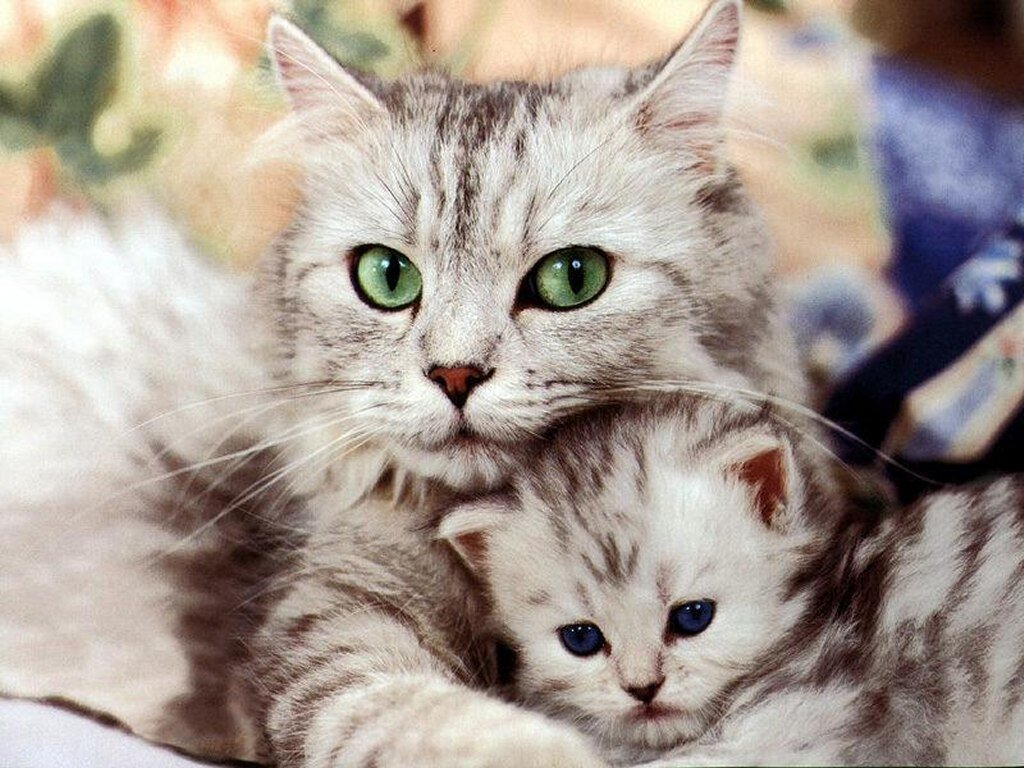
#> input picture openCV-tutorial/cat.jpg, 1024 x 768 px, found by its file name
$ python openCV-tutorial-03.py
#> lines starting #> are read from the running program, lines starting #| are printed output that depends on the picture; after the words box and inside, x2 and y2 are one past the last pixel; in counts of white or black regions, pixels touching at a corner belong together
import cv2 as cv
import numpy as np
import random


img = cv.imread('/Users/TeZ/Documents/PY/mypy/openCV-tutorial/cat.jpg')
#> img is the input picture: shape (768, 1024, 3); mean B, G, R 147.5, 156.2, 167.7

# convert to grayscale
gray = cv.cvtColor(img, cv.COLOR_BGR2GRAY)
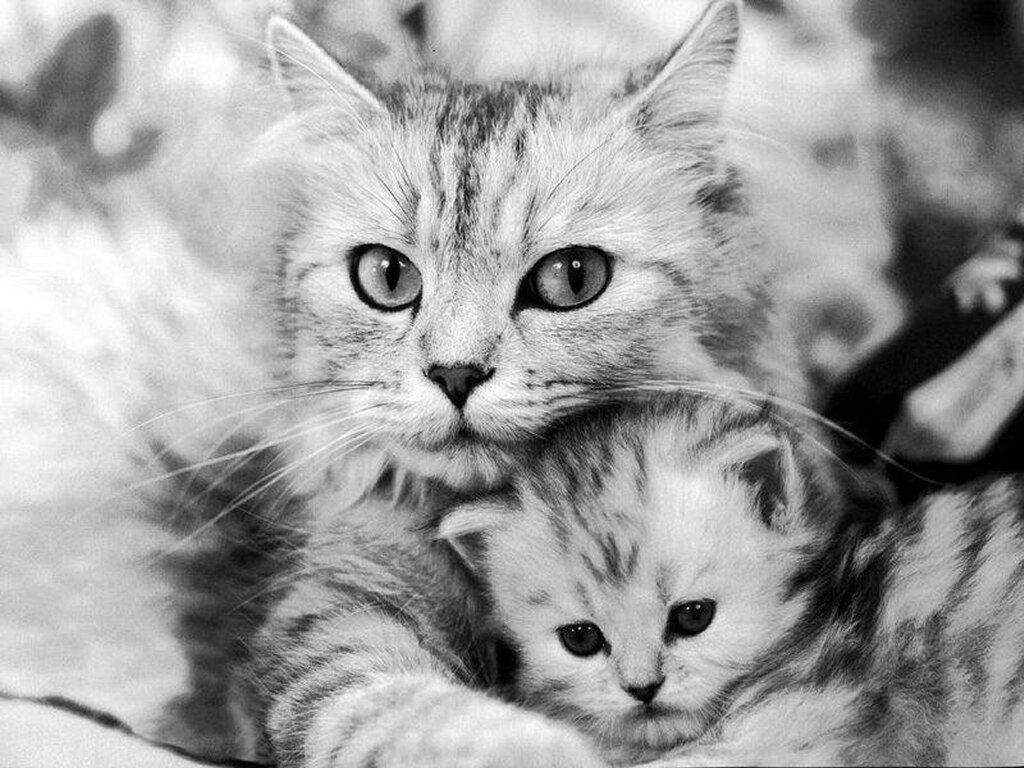
#> gray: shape (768, 1024); min 0, max 255, mean 158.7

# blur image
blur = cv.GaussianBlur(img, (7, 7), cv.BORDER_DEFAULT)

# canny edge detector / edge cascade
canny = cv.Canny(blur, 125, 175)
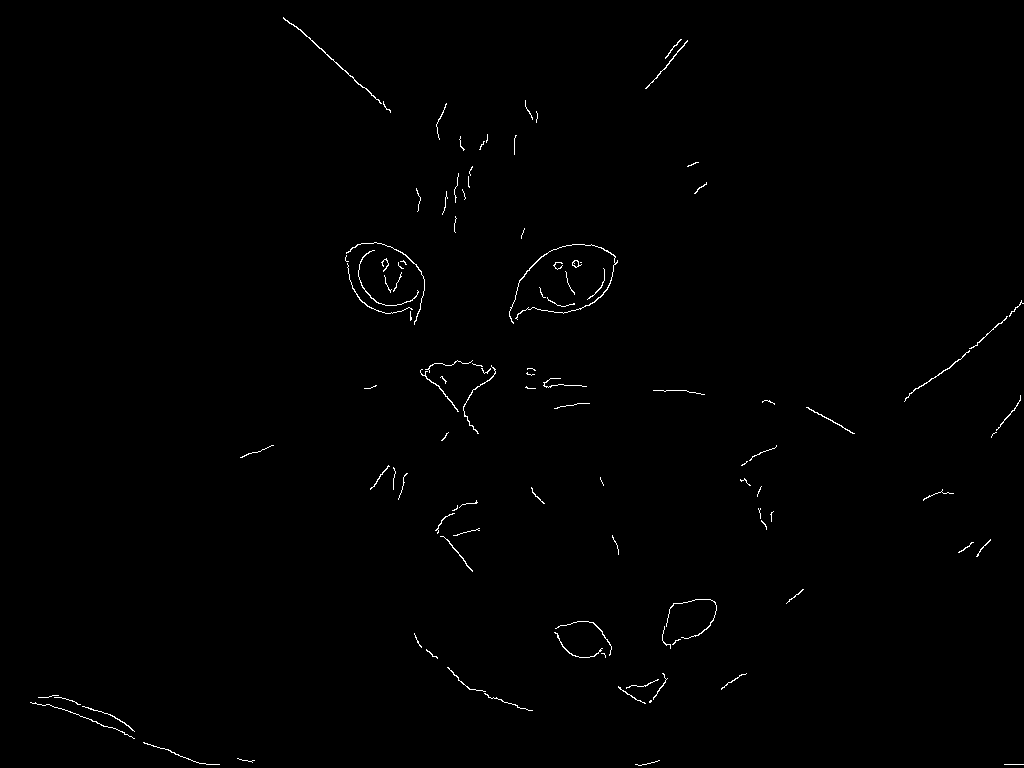
#> canny: shape (768, 1024); 0.54% white in thin lines or dots

# dilating the image
dilated = cv.dilate(canny, (7, 7), iterations=3)
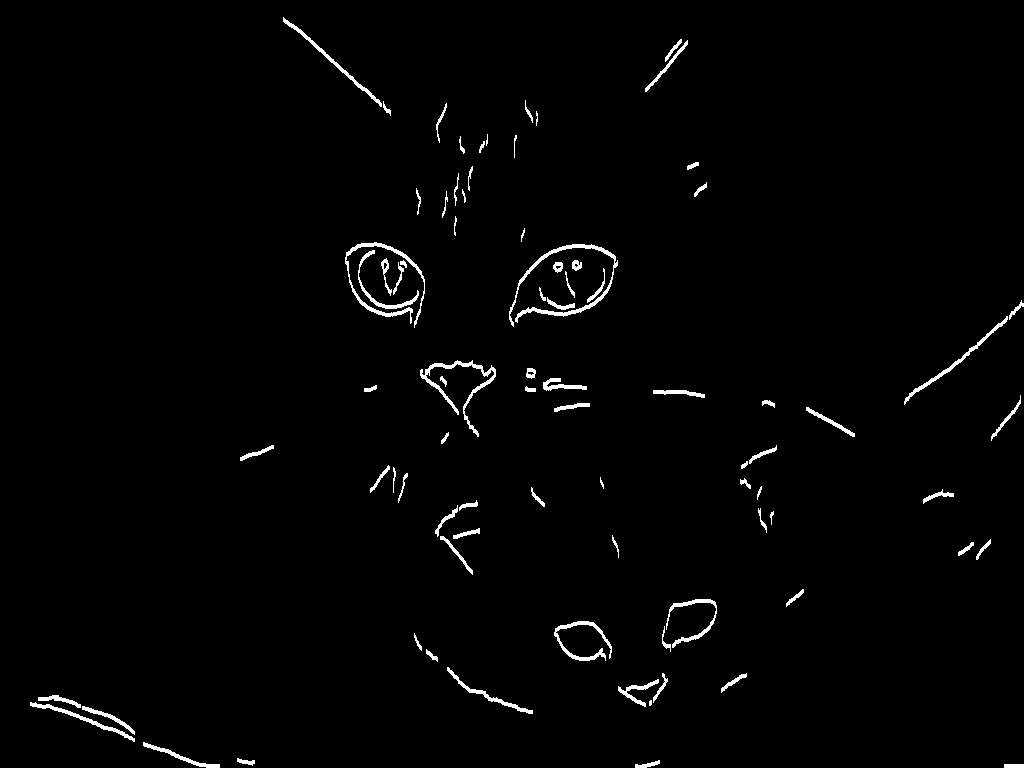
#> dilated: shape (768, 1024); 1.5% white; 84 white regions (2 under 20 px), largest, box (x1, y1, x2, y2) and area: (509, 244, 618, 327) 989, (345, 242, 425, 328) 778, (420, 360, 496, 437) 771

# eroding
eroded = cv.erode(dilated, (7, 7), iterations=3)
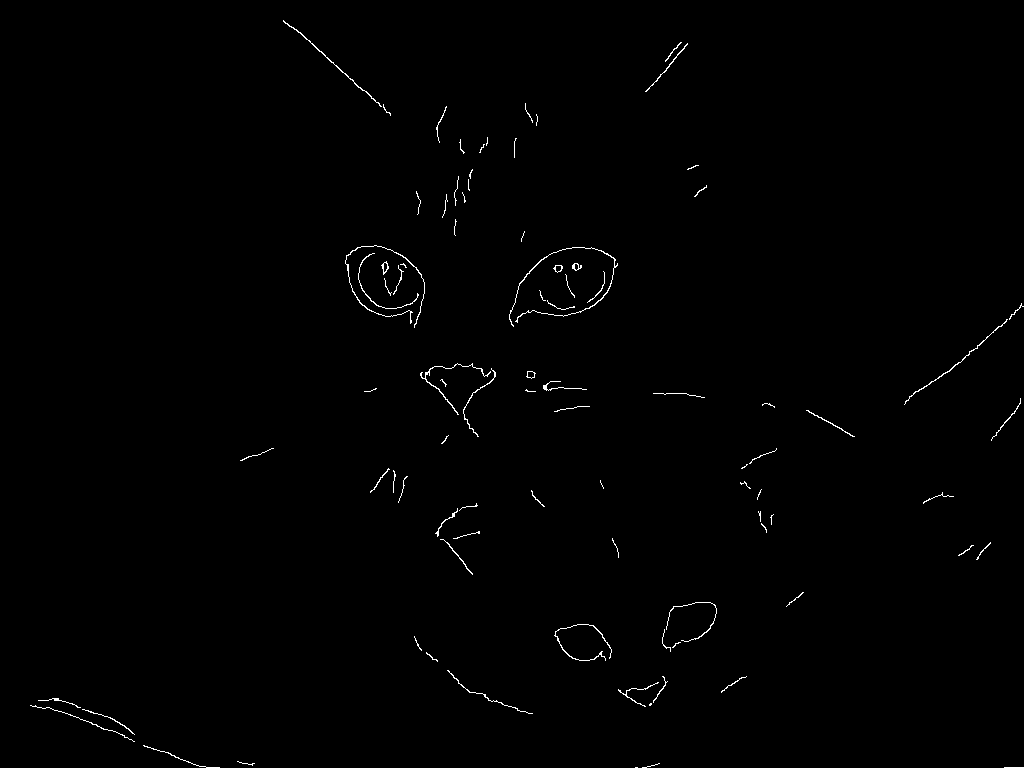
#> eroded: shape (768, 1024); 0.56% white in thin lines or dots

# resize
resized = cv.resize(gray, (200, 400))
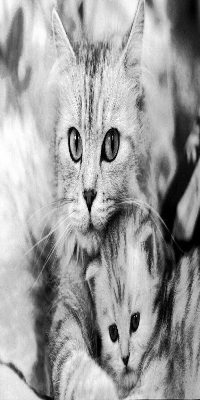
#> resized: shape (400, 200); min 0, max 255, mean 158.5

# crop
cropped = img[50:200, 200:400]
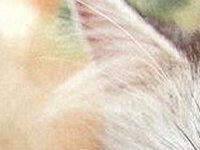
#> cropped: shape (150, 200, 3); mean B, G, R 185.9, 206.1, 220.4


cv.imshow('orig-img', img)
# cv.imshow('canny', canny)
# cv.imshow('dilated', dilated)
# cv.imshow('resized', resized)
cv.imshow('cropped', cropped)


cv.waitKey(0)
